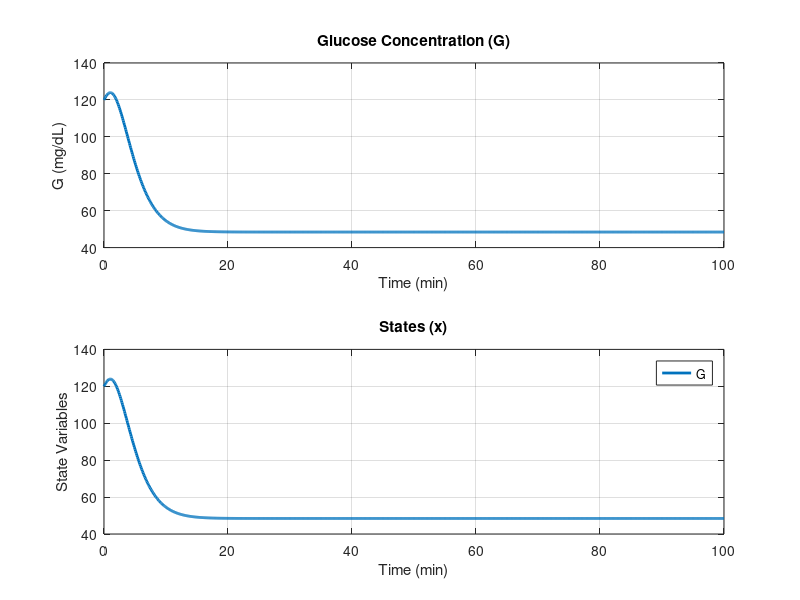
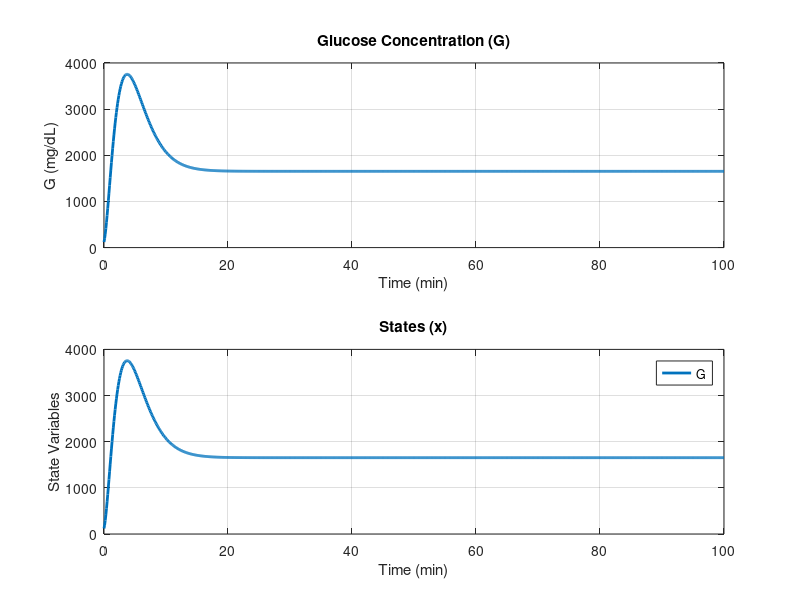

Source code (MATLAB) for these figures, in order:
% Define system parameters
p1 = 0.03; p2 = 0.02; p3 = 0.01; n = 0.1; % Example values
Gb = 100; Ib = 10; % Baseline glucose and insulin
D = 10; % Disturbance (e.g., meal glucose influx)

% State-space matrices (linearized system)
A = [-p1, -Gb, 0;
      0, -p2, p3;
      0,  0, -n];
B = [0; 0; 1];
E = [1; 0; 0];
C = [1, 0, 0];

% Design state feedback gain (K) using pole placement
desired_poles_controller = [-0.5, -0.6, -0.7]; % Desired closed-loop poles
K = place(A, B, desired_poles_controller);

% Design observer gain (L) using pole placement
desired_poles_observer = [-1.5, -1.6, -1.7]; % Faster poles for observer
L = place(A', C', desired_poles_observer)';

% Combined system matrices
A_cl = [A - B*K, -B*K;
        zeros(size(A)), A - L*C];
B_cl = [E; zeros(size(E))];
C_cl = [C, zeros(size(C))];
D_cl = 0;

% Simulate the system
sys_cl = ss(A_cl, B_cl, C_cl, D_cl);

% Time vector
t = 0:0.1:100;

% Disturbance (step input)
D_input = D * ones(size(t));

% Initial conditions for [x; e]
x0 = [120; 0; 0]; % Initial glucose, insulin action, plasma insulin
e0 = [0; 0; 0];   % Initial observer error
initial_state = [x0; e0];

% Simulate response
[y, t, x] = lsim(sys_cl, D_input, t, initial_state);

% Plot results
figure;
subplot(2, 1, 1);
plot(t, y, 'LineWidth', 2);
title('Glucose Concentration (G)');
xlabel('Time (min)');
ylabel('G (mg/dL)');
grid on;

subplot(2, 1, 2);
plot(t, x(:, 1), 'LineWidth', 2);
title('States (x)');
xlabel('Time (min)');
ylabel('State Variables');
legend('G', 'X', 'I');
grid on;

%%
clear; clc;

% Define system parameters
p1 = 0.03; p2 = 0.02; p3 = 0.01; n = 0.1; % Example values
Gb = 100; Ib = 10; % Baseline glucose and insulin
D = 10; % Disturbance (e.g., meal glucose influx)

% Equilibrium points (symbolically derived earlier)
u_eq = 0; % Example equilibrium input
I_eq = u_eq / n;
X_eq = (p3 / p2) * (I_eq - Ib);
G_eq = (D + p1 * Gb) / (p1 + X_eq);

% Linearized matrices (evaluate Jacobian at equilibrium)
A = [-p1 - X_eq, -G_eq, 0;
     0, -p2, p3;
     0, 0, -n];
B = [0; 0; 1];
E = [1; 0; 0];
C = [1, 0, 0];

% Design state feedback gain (K) using pole placement
desired_poles_controller = [-0.5, -0.6, -0.7]; % Desired closed-loop poles
K = place(A, B, desired_poles_controller);

% Design observer gain (L) using pole placement
desired_poles_observer = [-1.5, -1.6, -1.7]; % Faster poles for observer
L = place(A', C', desired_poles_observer)';

% Combined system matrices
A_cl = [A - B*K, -B*K;
        zeros(size(A)), A - L*C];
B_cl = [E; zeros(size(E))];
C_cl = [C, zeros(size(C))];
D_cl = 0;

% Simulate the system
sys_cl = ss(A_cl, B_cl, C_cl, D_cl);

% Time vector
t = 0:0.1:100;

% Disturbance (step input)
D_input = D * ones(size(t));

% Initial conditions for [x; e]
x0 = [120; 0; 0]; % Initial glucose, insulin action, plasma insulin
e0 = [0; 0; 0];   % Initial observer error
initial_state = [x0; e0];

% Simulate response
[y, t, x] = lsim(sys_cl, D_input, t, initial_state);

% Plot results
figure;
subplot(2, 1, 1);
plot(t, y, 'LineWidth', 2);
title('Glucose Concentration (G)');
xlabel('Time (min)');
ylabel('G (mg/dL)');
grid on;

subplot(2, 1, 2);
plot(t, x(:, 1), 'LineWidth', 2);
title('States (x)');
xlabel('Time (min)');
ylabel('State Variables');
legend('G', 'X', 'I');
grid on;

